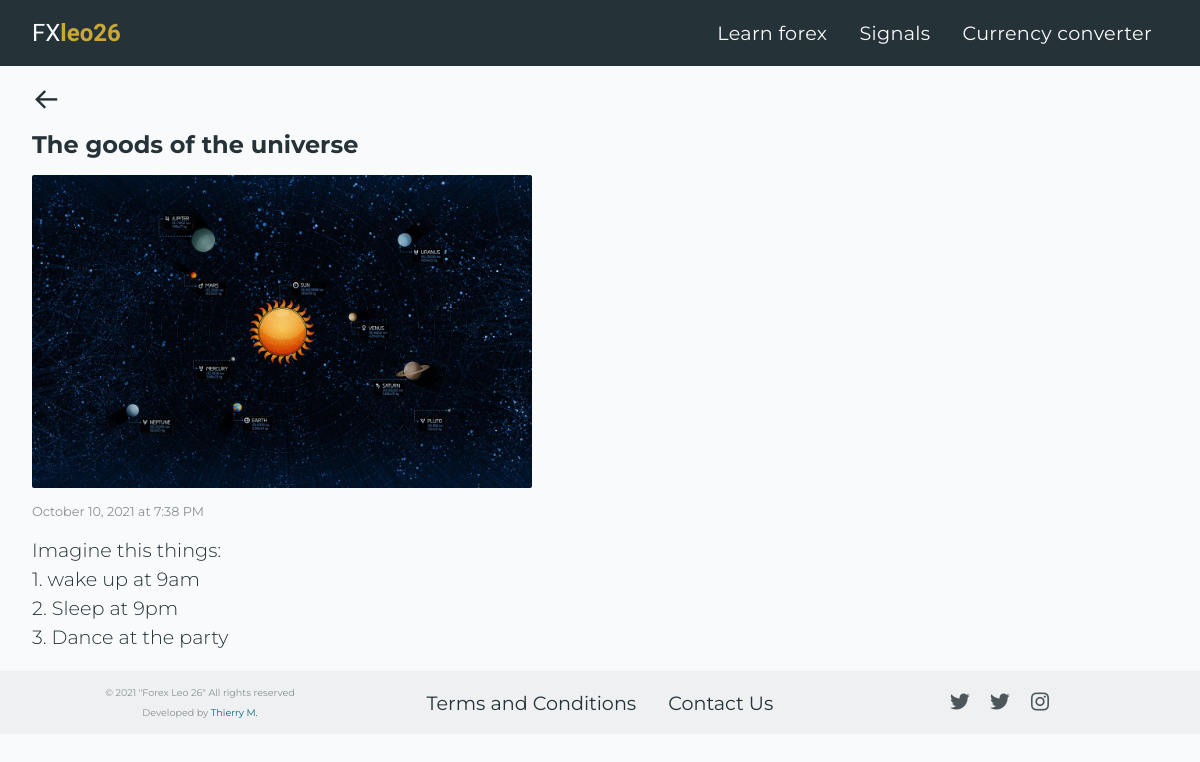
/post/The goods of the universe/4, run on the app's committed database.
### forex_26_app/models.py (models this page shows, shortened)
class Post(db.Model):
    id = db.Column(db.Integer, nullable=False, primary_key = True)
    image = db.Column(db.String(30), nullable=False, default = "default.jpg")
    title = db.Column(db.String(100), nullable=False)
    post = db.Column(db.Text, nullable=False)
    posted_date = db.Column(db.DateTime, nullable=False, default = datetime.utcnow)
    user = db.Column(db.Integer, db.ForeignKey('admin.id'), nullable = False)

### forex_26_app/routes.py (the view)
@app.route('/post/<string:post_title>/<int:post_id>', methods=['GET', 'POST'])
def post(post_title, post_id):
    admin_post = Post.query.filter_by(id=post_id).first()
    return render_template('post.html', title=f"{post_title}", admin_post=admin_post)

### forex_26_app/templates/post.html (shortened to what this page needs)
{% extends "layout.html" %}
{% block content %}
<div class="main-post-container">
    <i class='bx bx-arrow-back' title="back" onclick="history.back()"></i>
    <div class="card">
        <h5 class="post-title">{{ admin_post.title }}</h5>
        <img class="post-overview-image" alt="image" src="{{ url_for('static', filename='photos/' + admin_post.image ) }}">
        <div class="card-body">
            <span class="text-muted date-posted">
            {{ admin_post.posted_date.strftime("%B %d, %Y") }} at {{ admin_post.posted_date.strftime("%-I")|int + 2 }}:{{ admin_post.posted_date.strftime("%-M") }} {{ admin_post.posted_date.strftime("%p") }}</span>
            <p class="whole-post">{{ admin_post.post }}</p>
        </div>
    </div>
</div>
{% endblock %}

### forex_26_app/static/home.css (style rules this page uses)
.date-posted { font-size: .8rem; }

### forex_26_app/static/post.css (style rules this page uses)
.main-post-container { display: flex; flex-direction: column; align-items: flex-start; justify-content: center; }
.bx-arrow-back { cursor: pointer; color: var(--primary-clr); font-size: 1.8rem; transition: 100ms transform; }
.post-title { font-size: 1.5rem; color: var(--primary-clr); max-width: 60rem; margin: 1rem 0; }
.post-overview-image { width: 100%; height: auto; border-radius: 2px; margin-bottom: .3rem; }
@media screen and (min-width: 992px) { .post-overview-image { margin-bottom: 0; margin-right: 1.5rem; shape-outside: circle(100%); float: left; } }
.whole-post { font-size:1.2rem; font-weight: 300; color: var(--primary-clr); line-height: 1.5rem; white-space: pre-line; letter-spacing: .01rem; margin-top: 1rem; }
@media screen and (min-width: 768px) { .post-overview-image { width: 500px; margin-bottom: .8rem; } }
@media screen and (min-width: 768px) { .whole-post { font-size: 1.2rem; line-height: 1.8rem; letter-spacing: .001rem; } }

### forex_26_app/static/currency_converter.css (style rules this page uses)
:root { --select-border: #777; --select-focus: blue; --select-arrow: var(--select-border); }

### forex_26_app/static/style.css (style rules this page uses)
*, *::before, *::after { margin: 0px; padding: 0px; box-sizing: border-box; }
:root { --primary-clr: hsl(197, 20%, 18%); --primary-clr-alt: hsl(197, 8%, 33%); --second-clr: hsl(46, 59%, 50%); --gray-clr: hsl(200, 10%, 94%); --gray-border-clr: #2532371a; --text-mute: hsl(196, 5%, 56%); --white-clr: hsl(210, 20%, 98%); --link-clr: #05697f; --link-clr-alt: #cfe2e0; --red-clr: #d33b25; --red-clr-alt: #ffd4d8; }
body { position: relative; background-color: var(--white-clr); color: var(--primary-clr); font-family: 'Montserrat', sans-serif; }
.text-muted { color: var(--text-mute); }

### data on the page
Post: title "The goods of the universe", image (picture), posted_date "October 10, 2021", posted_date "7", posted_date "38", posted_date "PM", post "Imagine this things: 1. wake up at 9am 2. Sleep at 9pm 3. Dance at the party"
